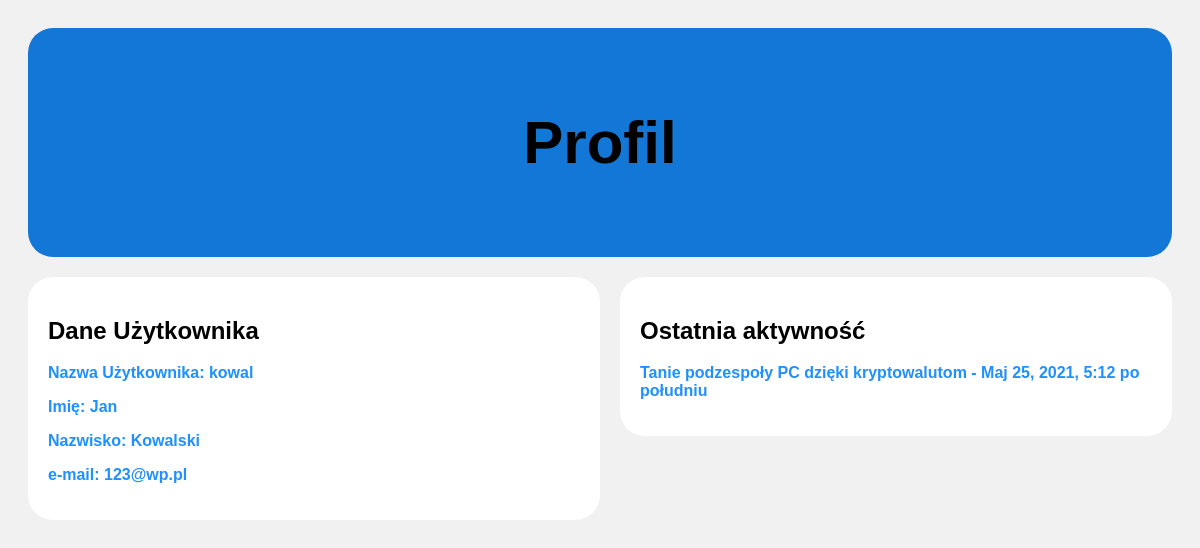
/profil (signed in), run on the app's committed database.
### news/models.py (models this page shows, shortened)
class Wiadomosci(models.Model):
    tytul = models.CharField('Tytuł', max_length=255)
    tresc = models.TextField(verbose_name='Treść')
    uzytkownik = models.ForeignKey(User, on_delete=models.CASCADE)
    data = models.DateTimeField('Data dodania', auto_now_add=True)
    image = models.ImageField(upload_to='images/', null=True, verbose_name="Obrazek: ")
    class Meta:
        verbose_name = "Wiadomość"
        verbose_name_plural = "Wiadomości"

### news/views.py (the view)
# urls.py: path('profil', views.profil, name = 'profil')
def profil(request):
    news = Wiadomosci.objects.all()
    return render(request, 'profil.html', {'news': news})

### templates/profil.html (shortened to what this page needs)
<!DOCTYPE html>
<html>
<head>
</head>
<body>
    <div class="header">
      <h2>Profil</h2>
    </div>
    <div>
        <div class="leftcolumn">
            <div class="card">
                <h2>Dane Użytkownika</h2>
                <p>Nazwa Użytkownika: {{user.username}}</p>
                <p>Imię: {{user.first_name}}</p>
                <p>Nazwisko: {{user.last_name}}</p>
                <p>e-mail: {{user.email}}</p>
            </div>
        </div>
        <div class="rightcolumn">
            <div class="card">
                <h2>Ostatnia aktywność</h2>
                {% for entry in news %}
                {% if entry.uzytkownik == user %}
                    <p>{{entry.tytul}} - {{entry.data}}</p>
                {% endif %}
                {% endfor %}
            </div>
        </div>
    </div>
</body>
</html>

### templates/profil.html (style rules this page uses)
* { box-sizing: border-box; }
body { font-family: Arial; padding: 20px; background: #f1f1f1; }
.header { padding: 30px; font-size: 40px; text-align: center; background: rgb(18, 119, 214); border-radius: 25px; }
.leftcolumn { float: left; width: 50%; }
.rightcolumn { float: left; width: 50%; padding-left: 20px; }
.card { background-color: white; padding: 20px; margin-top: 20px; border-radius: 25px; }
p { font-weight: bold; color: dodgerblue; }

### data on the page
Wiadomosci: tytul "Tanie podzespoły PC dzięki kryptowalutom", data "Maj 25, 2021, 5:12 po południu"

### other printed values
{{ user.username }} "kowal"
{{ user.first_name }} "Jan"
{{ user.last_name }} "Kowalski"
{{ user.email }} "123@wp.pl"
